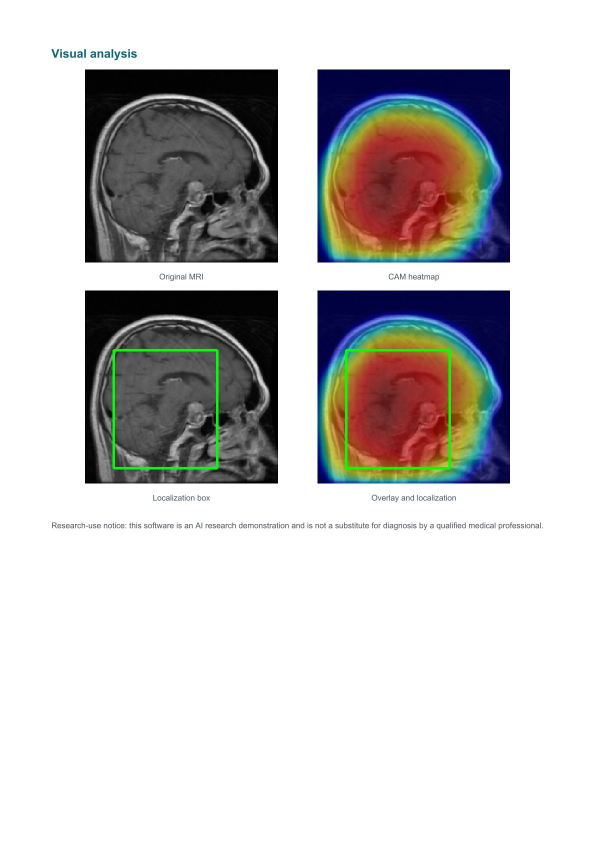
#> input picture assets/gradcam-localization.jpg, 1190 x 1683 px (shown at 1/2 size)
$ python -i gradcam.py   (imports and definitions only)   (older library calls are emulated)
#> lines starting #> are read from the running program, lines starting #| are printed output that depends on the picture; after the words box and inside, x2 and y2 are one past the last pixel; in counts of white or black regions, pixels touching at a corner belong together
from __future__ import annotations

from typing import Any

import cv2
import numpy as np
import torch
import torch.nn.functional as F


IMAGENET_MEAN = np.array(
    [0.485, 0.456, 0.406],
    dtype=np.float32,
)

IMAGENET_STD = np.array(
    [0.229, 0.224, 0.225],
    dtype=np.float32,
)


# [236 lines left out: functions generate_notebook_cam, _denormalize_input_tensor, _make_overlay, _robust_normalize, not called in this run]


def _brain_mask(
    original_rgb: np.ndarray,
) -> np.ndarray:
    """
    Estimate the visible head foreground and remove the outer
    skull and background.

    This mask is only used for bounding-box extraction.
    """
    height, width = original_rgb.shape[:2]
#> height = 1683; width = 1190

    gray = cv2.cvtColor(
        original_rgb,
        cv2.COLOR_RGB2GRAY,
    )
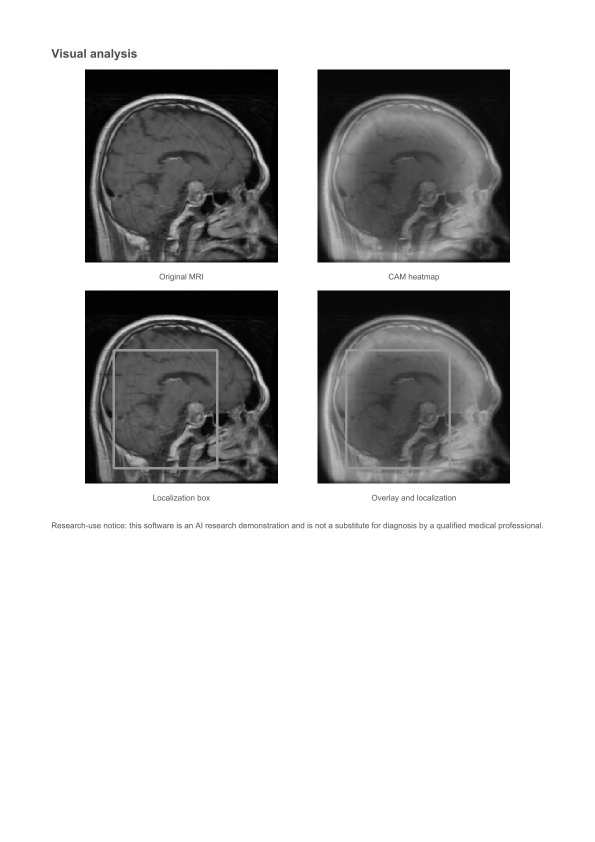
#> gray: shape (1683, 1190) (shown at 1/2 size); min 0, max 255, mean 199.7

    gray_blurred = cv2.GaussianBlur(
        gray,
        (5, 5),
        0,
    )

    _, foreground = cv2.threshold(
        gray_blurred,
        0,
        255,
        cv2.THRESH_BINARY + cv2.THRESH_OTSU,
    )
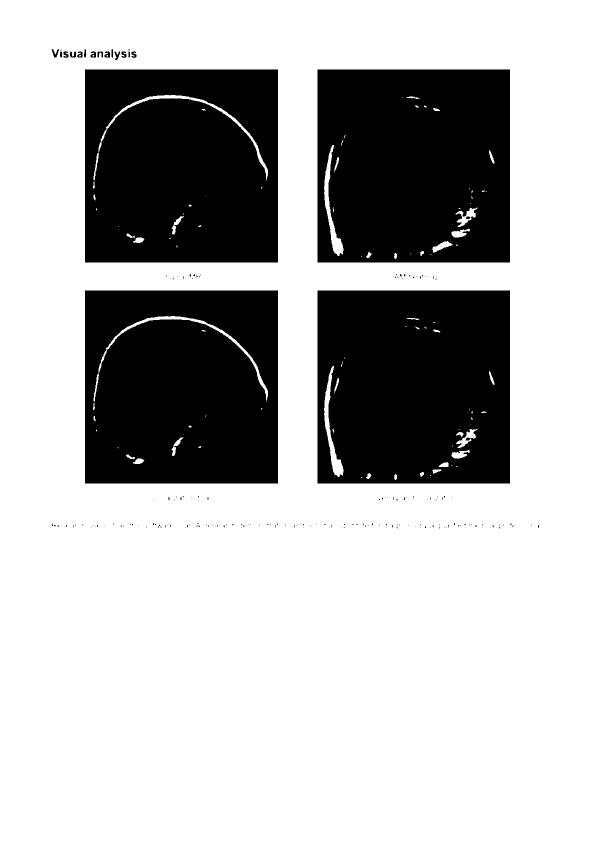
#> foreground: shape (1683, 1190) (shown at 1/2 size); 70.9% white; 192 black regions (173 under 20 px), largest, box (x1, y1, x2, y2) and area: (170, 581, 556, 967) 145785, (170, 139, 556, 525) 145761, (635, 581, 1020, 967) 144586

    foreground = cv2.morphologyEx(
        foreground,
        cv2.MORPH_CLOSE,
        cv2.getStructuringElement(
            cv2.MORPH_ELLIPSE,
            (9, 9),
        ),
    )
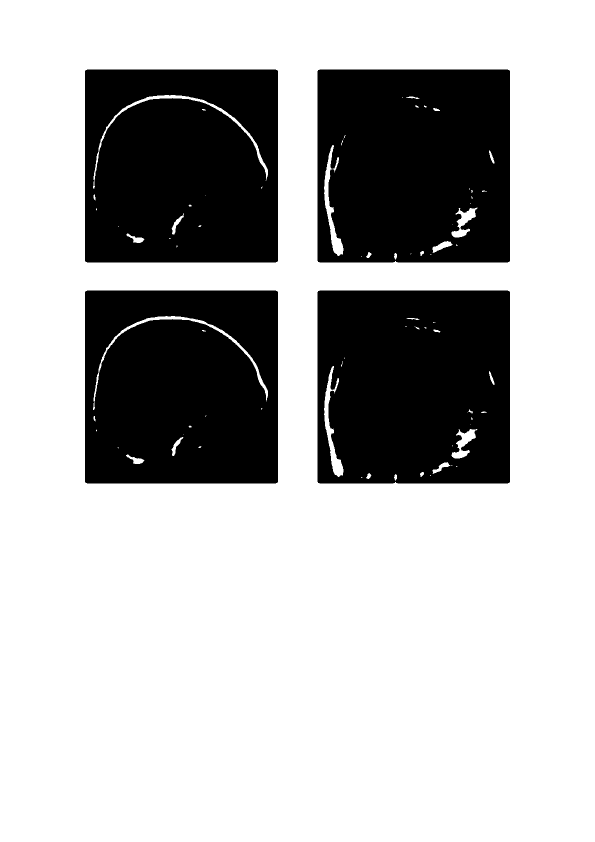
#> foreground: shape (1683, 1190) (shown at 1/2 size); 71.1% white; 4 black regions, box (x1, y1, x2, y2) and area: (170, 581, 556, 967) 145684, (170, 139, 556, 525) 145646, (635, 581, 1020, 967) 144123, (635, 139, 1020, 525) 144017

    contours, _ = cv2.findContours(
        foreground,
        cv2.RETR_EXTERNAL,
        cv2.CHAIN_APPROX_SIMPLE,
    )
#> contours = [[[0, 0], [0, 1682], [1189, 1682], [1189, 0]]]

    if not contours:
        return np.ones(
            (height, width),
            dtype=np.uint8,
        )

    largest_contour = max(
        contours,
        key=cv2.contourArea,
    )
#> largest_contour = [[0, 0], [0, 1682], [1189, 1682], [1189, 0]]

    mask = np.zeros(
        (height, width),
        dtype=np.uint8,
    )

    cv2.drawContours(
        mask,
        [largest_contour],
        -1,
        255,
        thickness=cv2.FILLED,
    )
#> mask: shape (1683, 1190); every value is 255

    coverage = (
        float(np.count_nonzero(mask))
        / float(height * width)
    )
#> coverage = 1

    if coverage < 0.10 or coverage > 0.95:
        return np.ones(
            (height, width),
            dtype=np.uint8,
        )

    erosion_size = max(
        3,
        int(
            round(
                min(height, width)
                * 0.018
            )
        ),
    )

    if erosion_size % 2 == 0:
        erosion_size += 1

    inner_mask = cv2.erode(
        mask,
        cv2.getStructuringElement(
            cv2.MORPH_ELLIPSE,
            (
                erosion_size,
                erosion_size,
            ),
        ),
        iterations=1,
    )

    if (
        np.count_nonzero(inner_mask)
        < 0.60 * np.count_nonzero(mask)
    ):
        inner_mask = mask

    return (
        inner_mask > 0
    ).astype(np.uint8)


# [746 lines left out: functions _build_lesion_saliency, _component_score, _find_best_component, _refine_component, _tight_localization_box, create_visualizations, not called in this run]

>>> import cv2
>>> picture = cv2.cvtColor(cv2.imread('assets/gradcam-localization.jpg'), cv2.COLOR_BGR2RGB)
>>> result = _brain_mask(picture)
#> result: shape (1683, 1190); every value is 1

$ run again, on assets/application-interface.png
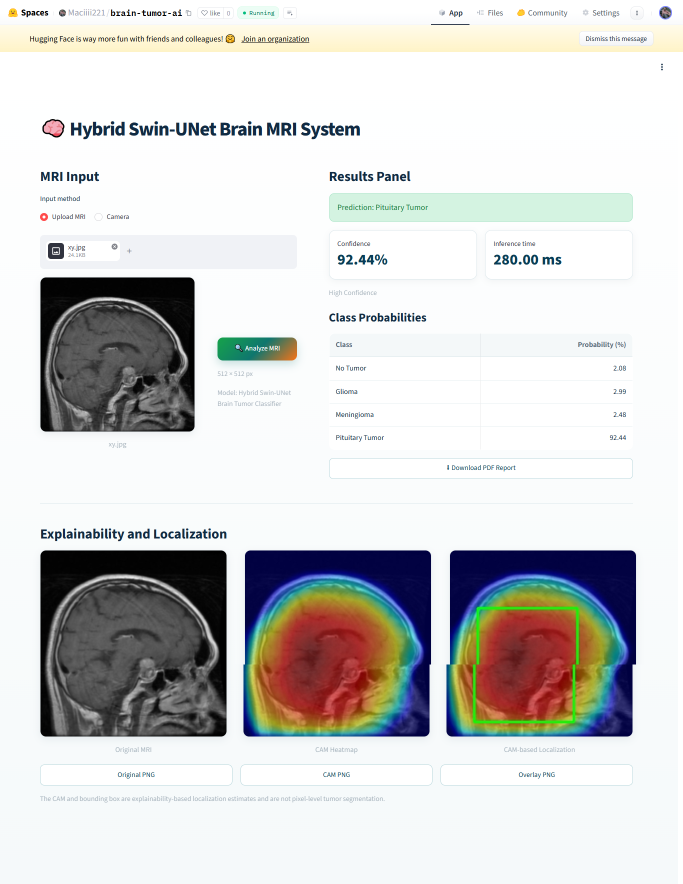
#> input picture assets/application-interface.png, 1366 x 1768 px (shown at 1/2 size)
#> in _brain_mask, `_, foreground = cv2.threshold( gray_blurred, 0, 255, cv2.THRESH_BINARY..`:
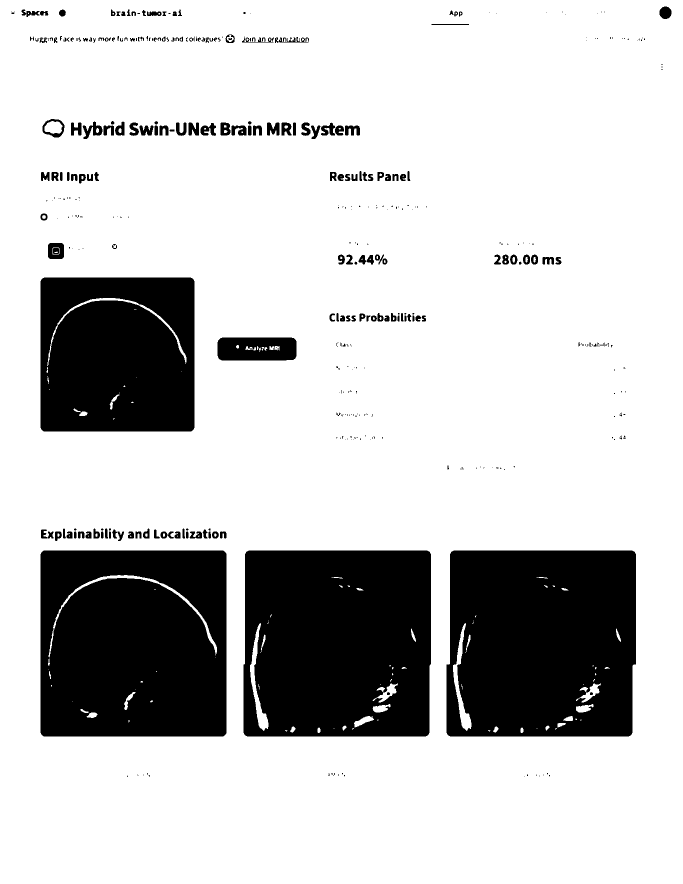
#> foreground: shape (1768, 1366) (shown at 1/2 size); 78.1% white; 394 black regions (216 under 20 px), largest, box (x1, y1, x2, y2) and area: (81, 1101, 453, 1473) 135336, (893, 1101, 1272, 1473) 134298, (487, 1101, 862, 1473) 134119
#> in _brain_mask, `foreground = cv2.morphologyEx( foreground, cv2.MORPH_CLOSE, cv2.getStr..`:
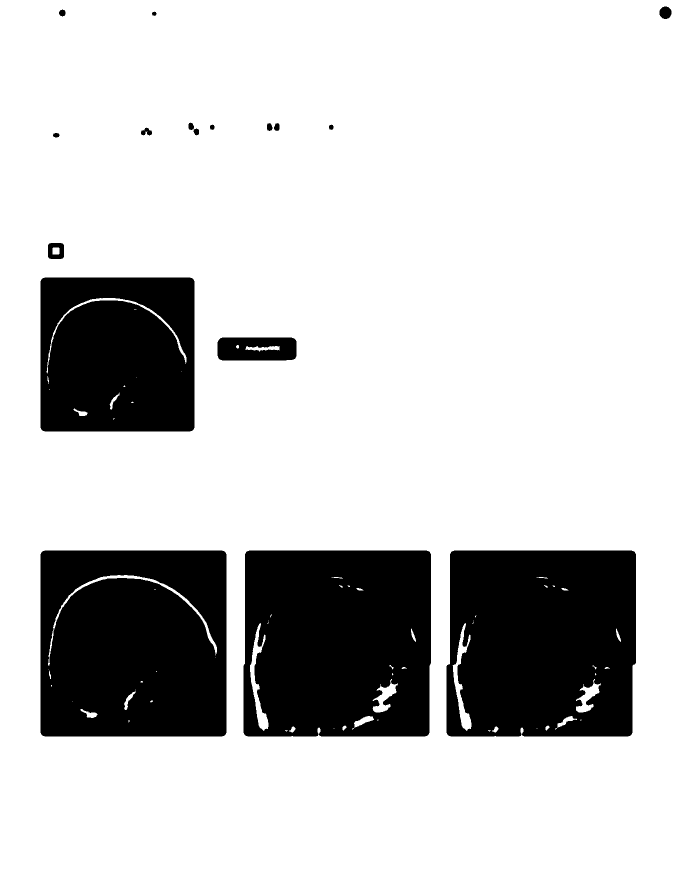
#> foreground: shape (1768, 1366) (shown at 1/2 size); 79.1% white; 17 black regions, largest, box (x1, y1, x2, y2) and area: (81, 1101, 453, 1473) 135270, (893, 1101, 1272, 1473) 133796, (487, 1101, 862, 1473) 133671
#> contours = [[[0, 0], [0, 1767], [1365, 1767], [1365, 0]]]
#> largest_contour = [[0, 0], [0, 1767], [1365, 1767], [1365, 0]]
#> mask: shape (1768, 1366); every value is 255
#> coverage = 1
#> result: shape (1768, 1366); every value is 1

$ run again, on assets/system-workflow.png
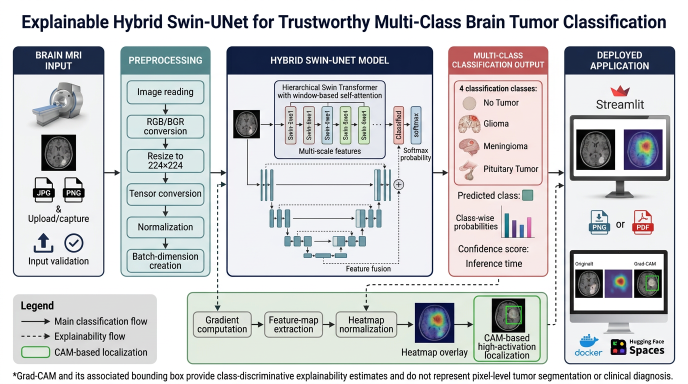
#> input picture assets/system-workflow.png, 1376 x 768 px (shown at 1/2 size)
#> in _brain_mask, `_, foreground = cv2.threshold( gray_blurred, 0, 255, cv2.THRESH_BINARY..`:
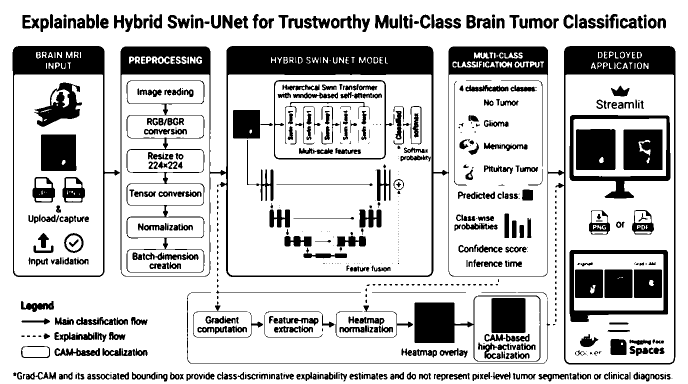
#> foreground: shape (768, 1376) (shown at 1/2 size); 78.3% white; 742 black regions (225 under 20 px), largest, box (x1, y1, x2, y2) and area: (241, 92, 1351, 729) 63545, (25, 92, 240, 554) 12248, (829, 591, 1081, 723) 7538
#> in _brain_mask, `foreground = cv2.morphologyEx( foreground, cv2.MORPH_CLOSE, cv2.getStr..`:
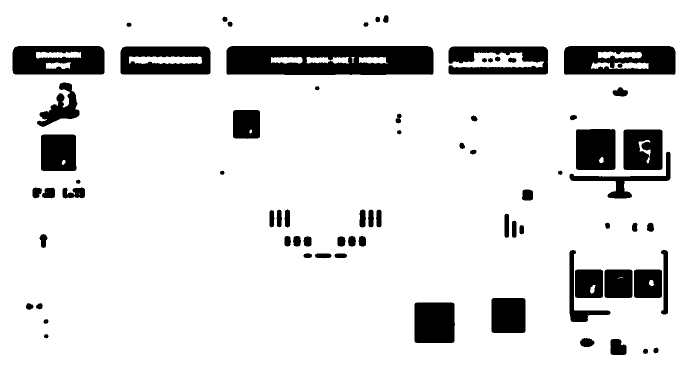
#> foreground: shape (768, 1376) (shown at 1/2 size); 88.7% white; 74 black regions, largest, box (x1, y1, x2, y2) and area: (453, 92, 867, 150) 21488, (1128, 92, 1351, 150) 10557, (25, 92, 209, 149) 8926
#> contours = [[[0, 0], [0, 767], [1375, 767], [1375, 0]]]
#> largest_contour = [[0, 0], [0, 767], [1375, 767], [1375, 0]]
#> mask: shape (768, 1376); every value is 255
#> coverage = 1
#> result: shape (768, 1376); every value is 1
